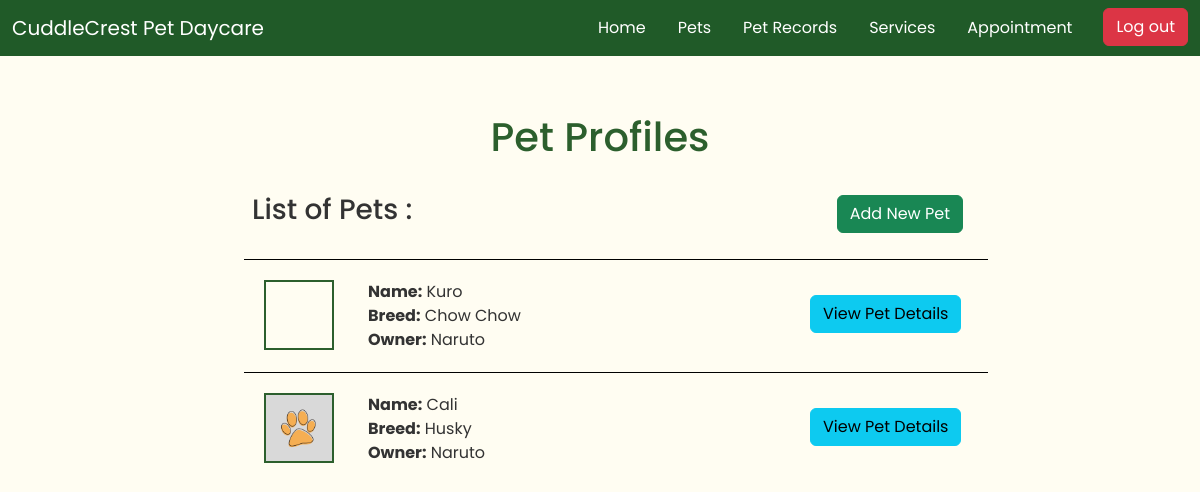
Page /pet-profile/ (signed in) on the earlier database version.
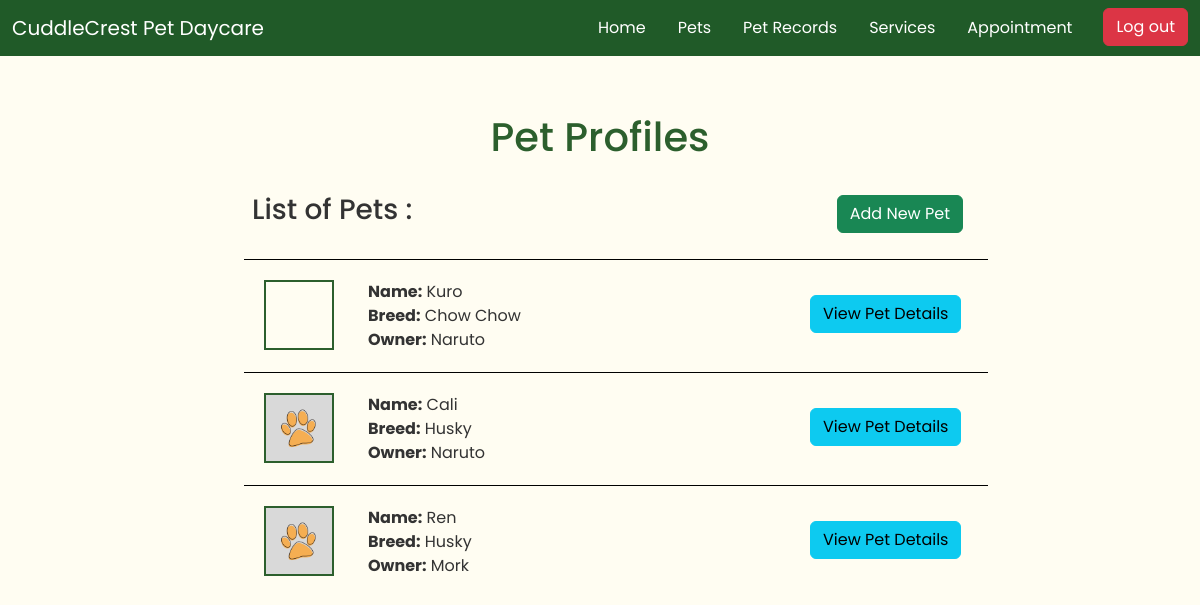
Same page on the later database version.
### app/models.py (models this page shows, shortened)
class PetProfile(models.Model):
    pet_name = models.CharField(max_length=50)
    breed = models.CharField(max_length=50)
    weight = models.DecimalField(max_digits=5, decimal_places=2)
    sex = models.CharField(max_length=1, choices=[
        ('M', 'Male'),
        ('F', 'Female'),
        ('O', 'Other'),
    ])
    owner = models.ForeignKey(settings.AUTH_USER_MODEL, on_delete=models.CASCADE)
    VACCINATION_STATUS_CHOICES = [
        ('vaccinated', 'Vaccinated'),
        ('not_vaccinated', 'Not Vaccinated'),
    ]
    vaccination_status = models.CharField(
        max_length=20,
        choices=VACCINATION_STATUS_CHOICES,
        default='not_vaccinated'
    )
    pet_image = models.ImageField(upload_to='media/', null=True, blank=True)

### accounts/models.py (models this page shows)
class CustomUser(AbstractUser):
    sex = models.CharField(null=True, max_length=1, choices=[
        ('M', 'Male'),
        ('F', 'Female'),
        ('O', 'Other'),
    ])
    contact_number = models.CharField(max_length=15, null=True)
    age = models.PositiveIntegerField(null=True)

### app/views.py (the view)
# urls.py: path('pet-profile/', PetProfileListView.as_view(), name='pet_profile_list'),
class PetProfileListView(LoginRequiredMixin, ListView):
    model = PetProfile
    template_name = 'pet_profile/pet_profile_list.html'
    context_object_name = 'pets'
    def get_queryset(self):
        if self.request.user.is_authenticated and not self.request.user.is_staff:
            return PetProfile.objects.filter(owner=self.request.user)
        return PetProfile.objects.all()

### app/templates/pet_profile/pet_profile_list.html
{% extends 'app/base.html' %}
{% load static %}
{% block content %}
<div class="container" id="list-container">
    <br>
    <br>
    <h1>Pet Profiles</h1> <br>
    <div id="list-header">
        <h3>List of Pets :</h3>
        <a href="{% url 'pet_profile_create' %}" class="btn btn-success">Add New Pet</a>
    </div>
    <br>
    {% if pets %}
        <ul>
            {% for pet in pets %}
                <li id="list-items">
                    <div class="row" style="width: 100%;">
                        <div class="col-2">
                            <div style="height: 70px; width: 70px; margin-left: 20px;
                                background-image: url('{% if pet.pet_image %}{{ pet.pet_image.url }}{% else %}/static/images/default_pet.png{% endif %}');
                                background-size: cover;
                                background-position: center;
                                border: 2px solid #2C5F2D;">
                            </div>
                        </div>
                        <div class="col-7">
                            <strong>Name:</strong> {{ pet.pet_name }} <br>
                            <strong>Breed:</strong> {{ pet.breed }} <br>
                            {% if request.user.is_staff %}
                            <strong>Owner:</strong> {{ pet.owner }} <br>
                            {% endif %}
                        </div>
                        <div class="col" style="padding-top: 15px; padding-left: 20px;">
                            <a href="{% url 'pet_profile_detail' pet.pk %}" class="btn btn-info">View Pet Details</a>
                        </div>
                    </div>
                </li>
            {% endfor %}
        </ul>
    {% else %}
        <li id="list-items">
            <p>No registered any pets yet.</p>
        </li>
    {% endif %}
</div>
<br>
<br>
{% endblock content %}

### app/templates/app/base.html (shortened to what this page needs)
{% load static %}
<!DOCTYPE html>
<html lang="en">
<head>
    <link href="https://cdn.jsdelivr.net/npm/bootstrap@5.3.3/dist/css/bootstrap.min.css" rel="stylesheet">
    <link rel="stylesheet" href="{% static 'css/base.css' %}">
</head>
<body>
    <header>
        <div class="container-fluid" id="fixednav">
            <nav class="navbar navbar-expand-lg bg-body-tertiary">
                <div class="container-fluid" id="navbg">
                    <a class="navbar-brand" href="{% url 'home' %}">CuddleCrest Pet Daycare</a>
                    <ul class="nav justify-content-end">
                        <li class="nav-item">
                            <a class="nav-link active" href="{% url 'home' %}">Home</a>
                        </li>
                        {% if user.is_authenticated %}
                        <li class="nav-item">
                            <a class="nav-link" href="{% url 'pet_profile_list' %}">Pets</a>
                        </li>
                        <li class="nav-item">
                            <a class="nav-link" href="{% url 'pet_record_list' %}">Pet Records</a>
                        </li>
                        <li class="nav-item">
                            <a class="nav-link" href="{% url 'services_list' %}">Services</a>
                        </li>
                        <li class="nav-item">
                            <a class="nav-link" href="{% url 'appointment_list' %}">Appointment</a>
                        </li>
                        {% endif %}
                        {% if user.is_authenticated %}
                        <li class="nav-item">
                            <form action="{% url 'logout' %}" method="POST" style="display: inline;">
                                <button type="submit" class="btn btn-danger" style="margin-left: 15px;">Log out</button>
                            </form>
                        </li>
                        {% endif %}
                    </ul>
                </div>
            </nav>
        </div>
    </header>
    <main>
        <div class="container-fluid" id="main-content-area">
            {% block content %}
            {% endblock content %}
        </div>
    </main>
</body>
</html>

### static/css/base.css (style rules this page uses)
* { font-family: "Poppins", serif !important; }
body { background-color: #FFFDF2; }
#fixednav { margin: 0 !important; padding:0 !important; position: fixed; background-color: #205A28 !important; }
#navbg, .bg-body-tertiary { background-color: #205A28 !important; }
#navbg a { color: #FFFFFF; }
#main-content-area { padding-top: 65px; height: 100vh auto; }
#list-container { width: 800px; }
#list-container h1 { color: #2C5F2D; text-align: center; }
#list-container h3, #list-container ul, #list-container p { color: #333333; }
#list-header { display: flex; justify-content: space-between; align-items: center; margin-left: 40px; }
#list-header a { margin-right: 25px; }
#list-items { border-top: 1px solid black; display: flex; justify-content: space-between; align-items: center; margin-bottom: 20px; padding-top: 20px; }

Differences in the rows shown:
added PetProfile: pet_name "Ren", breed "Husky", owner "Mork"
